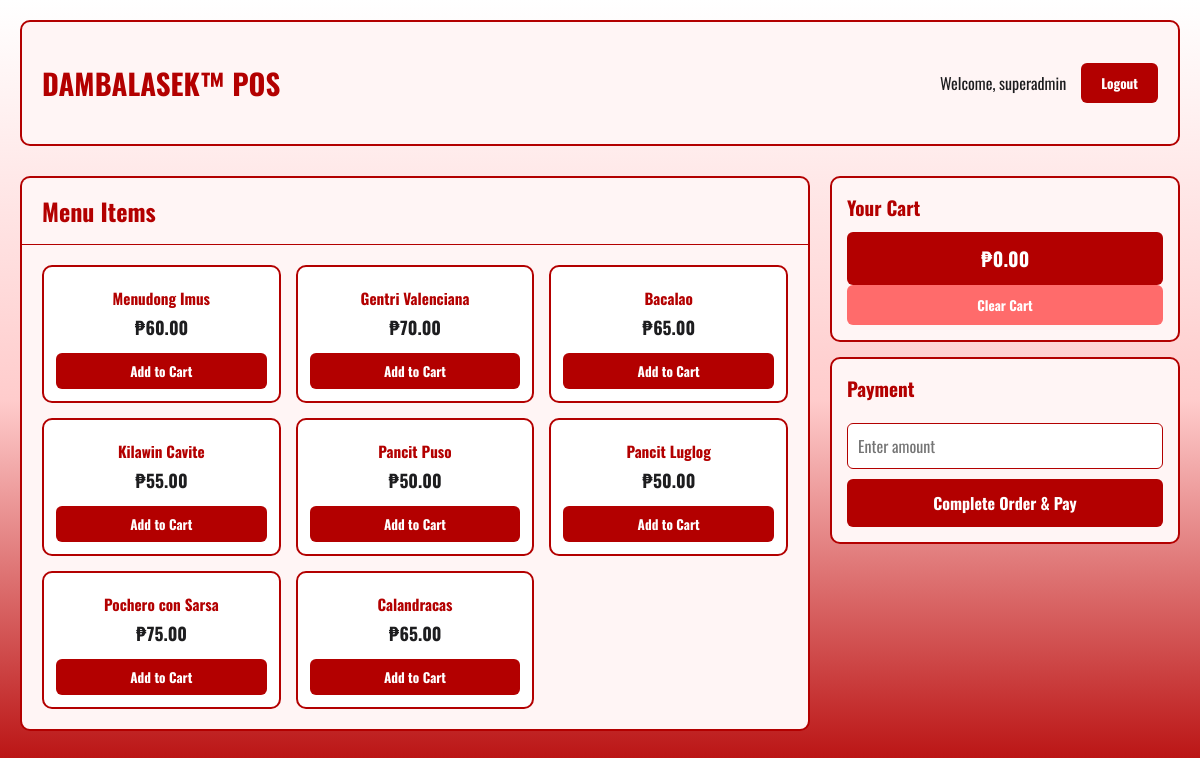
/cashier/pos.php (signed in), run on the app's committed database.
### tables this page shows
CREATE TABLE IF NOT EXISTS products (
    id INT PRIMARY KEY AUTO_INCREMENT,
    name VARCHAR(100) NOT NULL,
    price DECIMAL(10, 2) NOT NULL,
    description TEXT,
    image_path VARCHAR(255),
    added_by INT NOT NULL,
    date_added TIMESTAMP DEFAULT CURRENT_TIMESTAMP,
    status ENUM('active', 'inactive') DEFAULT 'active',
    FOREIGN KEY (added_by) REFERENCES users(id) ON DELETE RESTRICT,
    KEY (date_added)
);

### functions.php (called while the page is built, shortened)
<?php
require_once 'config.php';
function get_all_products() {
    global $conn;
    $sql = "SELECT * FROM products WHERE status = 'active' ORDER BY date_added DESC";
    $result = $conn->query($sql);
    return $result->fetch_all(MYSQLI_ASSOC);
}
?>

### cashier/pos.php (the view, shortened to what this page needs)
<?php
require_once '../config.php';
require_once '../functions.php';
$products = get_all_products();
?>
<!DOCTYPE html>
<html lang="en">
<head>
    <link rel="stylesheet" href="../css/style.css">
</head>
<body>
    <div class="pos-container">
        <div class="header">
            <h1>DAMBALASEK™ POS</h1>
            <div class="user-info">
                <span>Welcome, <?php echo htmlspecialchars($_SESSION['username']); ?></span>
                <form method="POST" action="../logout.php" style="display: inline;">
                    <button type="submit" class="logout-btn">Logout</button>
                </form>
            </div>
        </div>
        <div class="menu-section">
            <div class="menu-header">
                <h2>Menu Items</h2>
            </div>
            <div class="menu-container">
                <?php foreach ($products as $product): ?>
                <div class="item-card" data-id="<?php echo $product['id']; ?>" data-name="<?php echo htmlspecialchars($product['name']); ?>" data-price="<?php echo $product['price']; ?>">
                    <h4><?php echo htmlspecialchars($product['name']); ?></h4>
                    <p>₱<?php echo number_format($product['price'], 2); ?></p>
                    <button type="button" class="addBtn">Add to Cart</button>
                </div>
                <?php endforeach; ?>
            </div>
        </div>
        <div class="cart-section">
            <div class="cart-box">
                <h3>Your Cart</h3>
                <div class="cart-total">₱<span id="cartTotal">0.00</span></div>
                <button class="clear-cart-btn" onclick="clearCart()">Clear Cart</button>
            </div>
            <div class="cart-box payment-section">
                <h3 style="margin: 0 0 10px 0; color: #b30000;">Payment</h3>
                <input type="number" id="paymentInput" placeholder="Enter amount" step="0.01" min="0">
                <button id="payBtn">Complete Order & Pay</button>
            </div>
        </div>
    </div>
</body>
</html>

### css/style.css (style rules this page uses)
* { margin: 0; padding: 0; box-sizing: border-box; }
html, body { width: 100%; height: 100%; }
body { font-family: "Oswald", sans-serif; background: linear-gradient(to bottom, #ffffff 0%, #ffcccc 50%, #b30000 100%); color: #1d1d1f; overflow-x: hidden; }
h1 { text-align: center; color: #b30000; font-size: 2.5rem; margin-bottom: 20px; }
h2 { color: #b30000; }
h3 { color: #b30000; }
h4 { color: #b30000; }
button { font-family: "Oswald", sans-serif; cursor: pointer; }
input[type="text"], input[type="email"], input[type="password"], input[type="number"], input[type="date"], input[type="file"], textarea, select { font-family: "Oswald", sans-serif; }

### cashier/pos.php (style rules this page uses)
.pos-container { display: grid; grid-template-columns: 1fr 350px; gap: 20px; background: linear-gradient(to bottom, #ffffff 0%, #ffcccc 50%, #b30000 100%); min-height: 100vh; padding: 20px; }
.header { grid-column: 1 / -1; display: flex; justify-content: space-between; align-items: center; background: #fff5f5; padding: 15px 20px; border-radius: 10px; border: 2px solid #b30000; margin-bottom: 10px; }
.header h1 { color: #b30000; margin: 0; font-size: 1.8rem; }
.user-info { display: flex; gap: 15px; align-items: center; }
.logout-btn { padding: 10px 20px; background: #b30000; color: white; border: none; border-radius: 6px; cursor: pointer; font-weight: bold; text-decoration: none; }
.menu-section { grid-column: 1; }
.menu-header { background: #fff5f5; padding: 15px 20px; border: 2px solid #b30000; border-bottom: none; border-radius: 10px 10px 0 0; }
.menu-header h2 { color: #b30000; margin: 0; }
.menu-container { display: grid; grid-template-columns: repeat(auto-fill, minmax(200px, 1fr)); gap: 15px; padding: 20px; background: #fff5f5; border: 2px solid #b30000; border-top: 1px solid #b30000; border-radius: 0 0 10px 10px; }
.item-card { border: 2px solid #b30000; border-radius: 10px; padding: 12px; background: white; text-align: center; cursor: pointer; transition: transform 0.2s; }
.item-card h4 { color: #b30000; margin: 8px 0 5px; font-size: 0.95rem; }
.item-card p { color: #1d1d1f; margin: 5px 0; font-weight: bold; font-size: 1.1rem; }
.item-card button { background: #b30000; color: white; border: none; padding: 8px 12px; border-radius: 6px; cursor: pointer; font-weight: bold; width: 100%; margin-top: 8px; }
.cart-section { grid-column: 2; display: flex; flex-direction: column; gap: 15px; height: fit-content; position: sticky; top: 20px; }
.cart-box { background: #fff5f5; padding: 15px; border: 2px solid #b30000; border-radius: 10px; }
.cart-box h3 { color: #b30000; margin-top: 0; font-size: 1.2rem; }
.cart-total { background: #b30000; color: white; padding: 12px; border-radius: 6px; text-align: center; font-weight: bold; font-size: 1.2rem; margin-top: 10px; }
.payment-section { display: flex; flex-direction: column; gap: 10px; }
.payment-section input { padding: 10px; border: 1px solid #b30000; border-radius: 6px; font-size: 1rem; }
.payment-section button { background: #b30000; color: white; border: none; padding: 12px; border-radius: 6px; cursor: pointer; font-weight: bold; font-size: 1rem; }
.clear-cart-btn { background: #ff6b6b; color: white; border: none; padding: 10px; border-radius: 6px; cursor: pointer; font-weight: bold; width: 100%; }

### data on the page
products: name "Menudong Imus", price "60.00"
products: name "Gentri Valenciana", price "70.00"
products: name "Bacalao", price "65.00"
products: name "Kilawin Cavite", price "55.00"
products: name "Pancit Puso", price "50.00"
products: name "Pancit Luglog", price "50.00"
products: name "Pochero con Sarsa", price "75.00"
products: name "Calandracas", price "65.00"

### other printed values
$_SESSION['username'] "superadmin"
